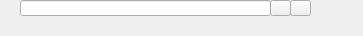
<?xml version="1.0" encoding="UTF-8"?>
<ui version="4.0">
 <class>Widget</class>
 <widget class="QWidget" name="Widget">
  <property name="geometry">
   <rect>
    <x>0</x>
    <y>0</y>
    <width>363</width>
    <height>36</height>
   </rect>
  </property>
  <property name="sizePolicy">
   <sizepolicy hsizetype="Minimum" vsizetype="Minimum">
    <horstretch>0</horstretch>
    <verstretch>0</verstretch>
   </sizepolicy>
  </property>
  <property name="windowTitle">
   <string>Form</string>
  </property>
  <widget class="QPushButton" name="visibleButton">
   <property name="geometry">
    <rect>
     <x>270</x>
     <y>0</y>
     <width>21</width>
     <height>16</height>
    </rect>
   </property>
   <property name="sizePolicy">
    <sizepolicy hsizetype="Minimum" vsizetype="Minimum">
     <horstretch>0</horstretch>
     <verstretch>0</verstretch>
    </sizepolicy>
   </property>
   <property name="text">
    <string/>
   </property>
  </widget>
  <widget class="QLineEdit" name="lineEdit">
   <property name="geometry">
    <rect>
     <x>20</x>
     <y>0</y>
     <width>251</width>
     <height>16</height>
    </rect>
   </property>
  </widget>
  <widget class="QPushButton" name="deleteButton">
   <property name="geometry">
    <rect>
     <x>290</x>
     <y>0</y>
     <width>21</width>
     <height>16</height>
    </rect>
   </property>
   <property name="sizePolicy">
    <sizepolicy hsizetype="Minimum" vsizetype="Minimum">
     <horstretch>0</horstretch>
     <verstretch>0</verstretch>
    </sizepolicy>
   </property>
   <property name="text">
    <string/>
   </property>
  </widget>
  <widget class="QWidget" name="colorWidget" native="true">
   <property name="geometry">
    <rect>
     <x>0</x>
     <y>0</y>
     <width>21</width>
     <height>16</height>
    </rect>
   </property>
   <widget class="QLabel" name="colorLabel">
    <property name="geometry">
     <rect>
      <x>0</x>
      <y>0</y>
      <width>21</width>
      <height>16</height>
     </rect>
    </property>
    <property name="text">
     <string/>
    </property>
   </widget>
  </widget>
 </widget>
 <resources/>
 <connections/>
</ui>
